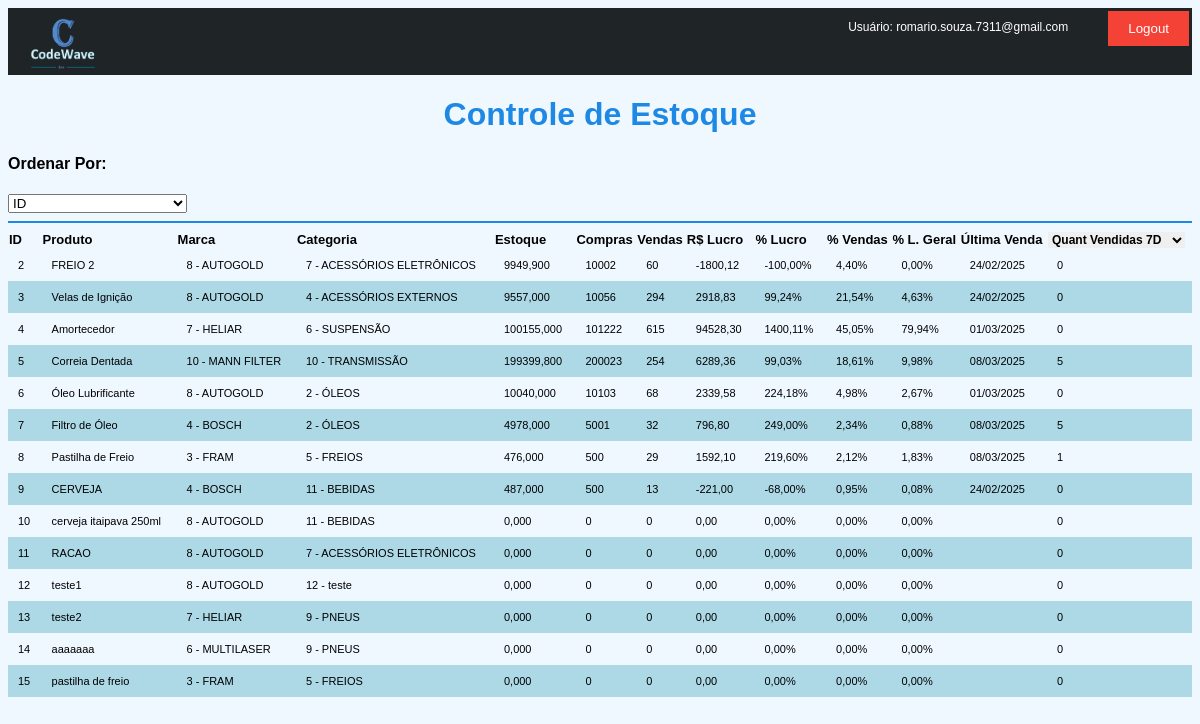
The app's page /controle_estoque (signed in) with its own data.
### loja/models.py (models this page shows, shortened)
class Produtos(models.Model):
    imagem = models.ImageField(null=True, blank=True)
    cod_produto = models.IntegerField(null=True, blank=True)
    nome = models.CharField(max_length=200)
    descricao = models.CharField(max_length=200, null=True, blank=True)
    categoria = models.ForeignKey(Categoria, null=True, blank=True, on_delete=models.SET_NULL)
    marca = models.ForeignKey(MarcaProduto, null=True, blank=True, on_delete=models.SET_NULL)
    preco_venda = models.DecimalField(max_digits=10, decimal_places=2, default=0)
    estoque = models.DecimalField(max_digits=10, decimal_places=3, default=0)
    unidade_medida = models.ForeignKey(UnidadeMedida, null=True, blank=True, on_delete=models.SET_NULL)  # Corrigido o nome
    data_cadastro = models.DateField(default=date.today)
    codigo_barras = models.IntegerField(null=True, blank=True)
    peso = models.DecimalField(max_digits=10, decimal_places=3, null=True, blank=True)
    dimensoes = models.CharField(max_length=10, null=True, blank=True)
    obs = models.CharField(max_length=100, null=True, blank=True)
    usuario = models.CharField(max_length=20, null=True, blank=True, default="")

class MarcaProduto(models.Model):
    nome = models.CharField(max_length=20)
    def __str__(self):
        return f'{self.id} - {self.nome}'

class Categoria(models.Model):
    nome = models.CharField(max_length=100)
    def __str__(self):
        return f'{self.id} - {self.nome}'

### loja/views.py (the view, shortened to what this page needs)
# urls.py: path('controle_estoque', controle_estoque, name="controle_estoque"),
@login_required(login_url='/')
def controle_estoque(request, ordenar_por="id"):
    produtos = Produtos.objects.all()
    compras = Caixa_compra.objects.filter(status=True)
    vendas = OS_Produto.objects.filter(status=True)
    relatorio = []
    dias = 7
    dias_atras = timezone.now() - timedelta(days=7)
    if request.method == "POST":
        dias = request.POST.get('quant_vend_ult_dias')
        dias_atras = timezone.now() - timedelta(days=int(dias))
    vendas_ultimos_dias = Contas_receber.objects.filter(data_finalizacao__gte=dias_atras)
    for item in produtos:
        custo = sum(compra.total for compra in compras if compra.produto == item)
        quant_compra = sum(compra.quantidade for compra in compras if compra.produto == item)
        if quant_compra > 0:
            med_custo = custo / quant_compra
        else:
            med_custo = 0
        quant_venda = sum(venda.quantidade for venda in vendas if venda.produto == item)
        custo_quant_prod_vendido = med_custo * quant_venda
        total_vendido = sum(venda.total for venda in vendas if venda.produto == item)
        lucro = total_vendido - custo_quant_prod_vendido
        if custo_quant_prod_vendido > 0:
            porc_lucro = lucro / custo_quant_prod_vendido * 100
        else:
            porc_lucro = 0
        quant_vendas_geral =sum(venda.quantidade for venda in vendas)
        if quant_vendas_geral == 0 or quant_venda == 0:
            porc_venda_do_item = 0
        else:
            porc_venda_do_item = quant_venda / quant_vendas_geral * 100
        valor_venda_geral = sum(venda.total for venda in vendas)
        if total_vendido == 0 or valor_venda_geral == 0:
            porc_valor_venda_do_produto = 0
        else:
            porc_valor_venda_do_produto = total_vendido / valor_venda_geral * 100
        caixa_ult_venda = OS_Produto.objects.filter(produto=item, status=True).last()
        if caixa_ult_venda:
            ultima_venda = Contas_receber.objects.filter(os=caixa_ult_venda.os).first()
            data_ult_venda = ultima_venda.data_finalizacao if ultima_venda else ""
            if ultima_venda:
                data_ult_venda = ultima_venda.data_finalizacao.strftime('%d/%m/%Y')
            else:
                data_ult_venda = ""
        else:
            data_ult_venda = ""
        quant_vend_ult_dias = sum(
            caixa_venda.quantidade
            for venda in vendas_ultimos_dias
            for caixa_venda in OS_Produto.objects.filter(produto=item, os=venda.os)
        )
        relatorio.append({
            'id': item.id,
            'produto': item.nome,
            'marca': item.marca,
            'categoria': item.categoria,
            'estoque': item.estoque,
            'quant_compra': quant_compra,
            'quant_venda': quant_venda,
            'lucro': lucro,
            'porc_lucro': porc_lucro,
            'porc_venda_do_item': porc_venda_do_item,
            'porc_valor_venda_do_produto': porc_valor_venda_do_produto,
            'data_ult_venda':data_ult_venda,
            'quant_vend_ult_dias': quant_vend_ult_dias,
        })
    nome_usuario = request.user.username
    context = {"relatorio": relatorio,
               "ordenar_por": ordenar_por,
               "dias": dias,
               "nome_usuario": nome_usuario,
               }
    return render(request, 'controle_estoque.html', context)

### loja/templates/controle_estoque.html (shortened to what this page needs)
{% extends 'base.html' %} {% load static %} {% block body %}
<h1>Controle de Estoque</h1>
<form method="POST" action="{% url 'controle_estoque' %}" onsubmit="return preventMultipleSubmissions(this);">
  <h4>Ordenar Por:</h4>
  <select name="ordenar_por" onchange="this.form.submit()">
    <option value="id" {% if ordenar_por == 'id' %} selected {% endif %}>ID</option>
  </select>
  <hr>
  <table>
    <thead>
      <tr>
        <th class="cabec_rel_prod">ID</th>
        <th class="cabec_rel_prod">Produto</th>
        <th class="cabec_rel_prod">Marca</th>
        <th class="cabec_rel_prod">Categoria</th>
        <th class="cabec_rel_prod">Estoque</th>
        <th class="cabec_rel_prod">Compras</th>
        <th class="cabec_rel_prod">Vendas</th>
        <th class="cabec_rel_prod">R$ Lucro</th>
        <th class="cabec_rel_prod">% Lucro</th>
        <th class="cabec_rel_prod">% Vendas</th>
        <th class="cabec_rel_prod">% L. Geral</th>
        <th class="cabec_rel_prod">Última Venda</th>
        <th class="cabec_rel_prod">
          <select class="quant_vend_ult_d" name="quant_vend_ult_dias" onchange="this.form.submit()">
            <option value="7" {% if dias == '7' %} selected {% endif %}>Quant Vendidas 7D</option>
          </select>
        </th>
      </tr>
    </thead>
    <tbody>
      {% for item in relatorio %}
      <tr>
        <td class="font_rel_est">{{ item.id }}</td>
        <td class="font_rel_est">{{ item.produto }}</td>
        <td class="font_rel_est">{{ item.marca }}</td>
        <td class="font_rel_est">{{ item.categoria }}</td>
        <td class="font_rel_est">{{ item.estoque }}</td>
        <td class="font_rel_est">{{ item.quant_compra|floatformat:0 }}</td>
        <td class="font_rel_est">{{ item.quant_venda|floatformat:0 }}</td>
        <td class="font_rel_est">{{ item.lucro|floatformat:2 }}</td>
        <td class="font_rel_est">{{ item.porc_lucro|floatformat:2 }}%</td>
        <td class="font_rel_est">{{ item.porc_venda_do_item|floatformat:2 }}%</td>
        <td class="font_rel_est">{{ item.porc_valor_venda_do_produto|floatformat:2 }}%</td>
        <td class="font_rel_est">{{ item.data_ult_venda }}</td>
        <td class="font_rel_est">{{ item.quant_vend_ult_dias|floatformat:0 }}</td>
      </tr>
      {% endfor %}
    </tbody>
  </table>
</form>
{% endblock %}

### loja/templates/base.html (shortened to what this page needs)
{% load static %}
<!DOCTYPE html>
<html lang="pt-br">
  <head>
    <link rel="stylesheet" type="text/css" href="{% static 'css/main.css' %}" />
  </head>
  <body>
    <div class="espaco_logo">
      <a class="imagem_logo" href="{% url 'menu' %}">
        <img src="{% static 'imagens/logo.jpeg' %}" alt="Logo" width="70px" />
      </a>
      <p class="nome_do_usuario">Usuário: {{ nome_usuario }}</p>
      <form method="POST" action="{% url 'logout' %}">
        <button class="btn-logout" type="submit">Logout</button>
      </form>
    </div>
    {% block body %} {% endblock %}
  </body>
</html>

### static/css/main.css (style rules this page uses)
.cabec_rel_prod { font-family: Arial, sans-serif; font-size: 13px; }
.font_rel_est { font-weight: normal; font-family: Arial, sans-serif; font-size: 11px; }
tbody td { font-weight: normal; font-family: Arial, sans-serif; font-size: 14px; }
table { width: 100%; border-collapse: collapse; }
th, td { text-align: left; }
tr:nth-child(even) { background-color: #add8e6; }
body { font-family: Arial, sans-serif; background-color: #f0f8ff; }
h1 { text-align: center; color: #1e88e5; }
hr { border: 1px solid #1e88e5; }
td { padding: 10px; }
.quant_vend_ult_d { border: 0; font-weight: bold; font-size: 12px; background-color: None; }
.espaco_logo { display: flex; background-color: rgba(1, 5, 8, 0.871); width: 100%; margin: 0 0 5px 0; }
.imagem_logo { margin: 0 0 0 20px; }
.nome_do_usuario { color: #ffffff; margin-left: auto; padding: 0 40px 0 0; font-size: 12px; }
.btn-logout { background-color: #f44336; color: white; border: none; padding: 10px 20px; cursor: pointer; margin: 3px 3px 0 0; }

### records on screen
Produtos: produto "FREIO 2", estoque "9949,900"
MarcaProduto: marca "8 - AUTOGOLD" "8 - AUTOGOLD" "8 - AUTOGOLD" "8 - AUTOGOLD" "8 - AUTOGOLD" "8 - AUTOGOLD"
Categoria: categoria "7 - ACESSÓRIOS ELETRÔNICOS" "7 - ACESSÓRIOS ELETRÔNICOS"
Produtos: produto "Velas de Ignição", estoque "9557,000"
Categoria: categoria "4 - ACESSÓRIOS EXTERNOS"
Produtos: produto "Amortecedor", estoque "100155,000"
MarcaProduto: marca "7 - HELIAR" "7 - HELIAR"
Categoria: categoria "6 - SUSPENSÃO"
Produtos: produto "Correia Dentada", estoque "199399,800"
MarcaProduto: marca "10 - MANN FILTER"
Categoria: categoria "10 - TRANSMISSÃO"
Produtos: produto "Óleo Lubrificante", estoque "10040,000"
Categoria: categoria "2 - ÓLEOS" "2 - ÓLEOS"
Produtos: produto "Filtro de Óleo", estoque "4978,000"
MarcaProduto: marca "4 - BOSCH" "4 - BOSCH"
Produtos: produto "Pastilha de Freio", estoque "476,000"
MarcaProduto: marca "3 - FRAM" "3 - FRAM"
Categoria: categoria "5 - FREIOS" "5 - FREIOS"
Produtos: produto "CERVEJA", estoque "487,000"
Categoria: categoria "11 - BEBIDAS" "11 - BEBIDAS"
Produtos: produto "cerveja itaipava 250ml", estoque "0,000"
Produtos: produto "RACAO", estoque "0,000"
Produtos: produto "teste1", estoque "0,000"
Categoria: categoria "12 - teste"
Produtos: produto "teste2", estoque "0,000"
Categoria: categoria "9 - PNEUS" "9 - PNEUS"
Produtos: produto "aaaaaaa", estoque "0,000"
MarcaProduto: marca "6 - MULTILASER"
Produtos: produto "pastilha de freio", estoque "0,000"

### other values on screen
{{ nome_usuario }} "romario.souza.7311@gmail.com"
{{ item.id }} "2" "3" "4" "5" "6" "7" "8" "9" "10" "11" "12" "13" "14" "15"
{{ item.quant_compra|floatformat:0 }} "10002" "10056" "101222" "200023" "10103" "5001" "500" "500" "0" "0" "0" "0" "0" "0"
{{ item.quant_venda|floatformat:0 }} "60" "294" "615" "254" "68" "32" "29" "13" "0" "0" "0" "0" "0" "0"
{{ item.lucro|floatformat:2 }} "-1800,12" "2918,83" "94528,30" "6289,36" "2339,58" "796,80" "1592,10" "-221,00" "0,00" "0,00" "0,00" "0,00" "0,00" "0,00"
{{ item.porc_lucro|floatformat:2 }} "-100,00" "99,24" "1400,11" "99,03" "224,18" "249,00" "219,60" "-68,00" "0,00" "0,00" "0,00" "0,00" "0,00" "0,00"
{{ item.porc_venda_do_item|floatformat:2 }} "4,40" "21,54" "45,05" "18,61" "4,98" "2,34" "2,12" "0,95" "0,00" "0,00" "0,00" "0,00" "0,00" "0,00"
{{ item.porc_valor_venda_do_produto|floatformat:2 }} "0,00" "4,63" "79,94" "9,98" "2,67" "0,88" "1,83" "0,08" "0,00" "0,00" "0,00" "0,00" "0,00" "0,00"
{{ item.data_ult_venda }} "24/02/2025" "24/02/2025" "01/03/2025" "08/03/2025" "01/03/2025" "08/03/2025" "08/03/2025" "24/02/2025"
{{ item.quant_vend_ult_dias|floatformat:0 }} "0" "0" "0" "5" "0" "5" "1" "0" "0" "0" "0" "0" "0" "0"
